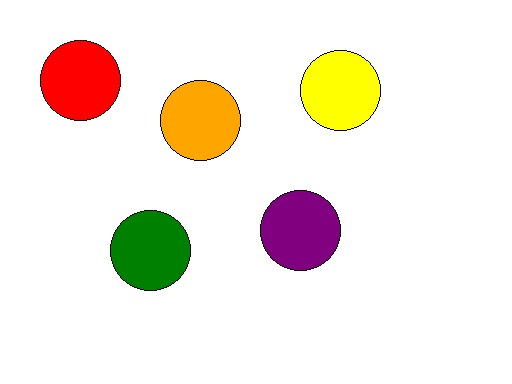
#> input picture dataset/fruits.jpg, 512 x 384 px, found by its file name
$ jupyter execute PRAK-4.ipynb
#> lines starting #> are read from the running program, lines starting #| are printed output that depends on the picture; after the words box and inside, x2 and y2 are one past the last pixel; in counts of white or black regions, pixels touching at a corner belong together
[cell 1]
import cv2, numpy as np
import matplotlib.pyplot as plt
from google.colab import drive
drive.mount('/content/drive')

[cell 2]
img = cv2.imread("/content/drive/MyDrive/Computer Vision/dataset/fruits.jpg")
#> img is the input picture: shape (384, 512, 3); mean B, G, R 225, 235.4, 243.9
assert img is not None, "fruits.jpg tidak ditemukan."
gray = cv2.cvtColor(img, cv2.COLOR_BGR2GRAY)
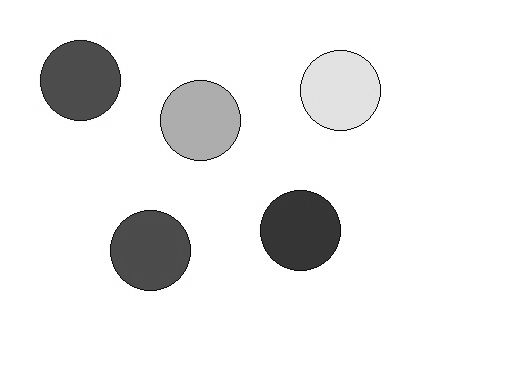
#> gray: shape (384, 512); min 4, max 255, mean 236.7
# Threshold Otsu
otsu,th = cv2.threshold(gray, 0, 255, cv2.THRESH_BINARY+cv2.THRESH_OTSU)
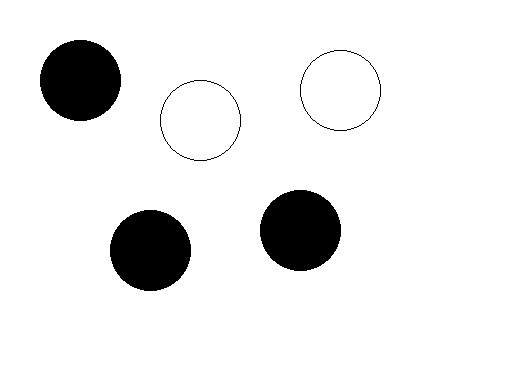
#> th: shape (384, 512); 91.9% white; 5 black regions, box (x1, y1, x2, y2) and area: (40, 40, 121, 121) 5145, (260, 190, 341, 271) 5145, (110, 210, 191, 291) 5145, (300, 50, 381, 131) 228, (160, 80, 241, 161) 228
#> otsu = 82
# K-Means clustering (BGR)
Z = img.reshape((-1,3)).astype(np.float32)
criteria = (cv2.TERM_CRITERIA_EPS + cv2.TERM_CRITERIA_MAX_ITER, 10, 1.0)
K = 3
compactness, labels, centers = cv2.kmeans(Z, K, None, criteria, 10, cv2.KMEANS_RANDOM_CENTERS)
#> compactness = 290423006; centers = [[3.31, 141, 252.6], [57.81, 57.85, 61.18], [255.4, 255.5, 255.5]]
seg = centers[labels.flatten()].reshape(img.shape).astype(np.uint8)
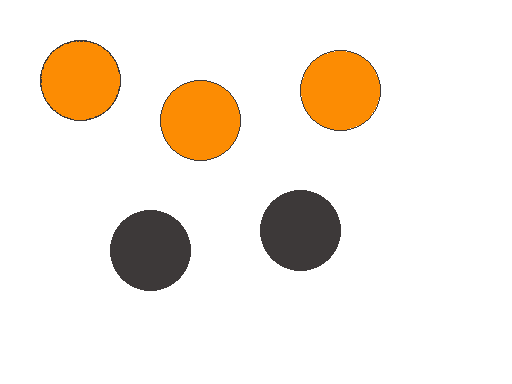
#> seg: shape (384, 512, 3); mean B, G, R 225.1, 235.3, 243.9
plt.figure(figsize=(12,4))
plt.subplot(1,3,1); plt.imshow(cv2.cvtColor(img, cv2.COLOR_BGR2RGB)); plt.title("Original"); plt.axis("off")
plt.subplot(1,3,2); plt.imshow(th, cmap='gray'); plt.title("Otsu Threshold"); plt.axis("off")
plt.subplot(1,3,3); plt.imshow(cv2.cvtColor(seg, cv2.COLOR_BGR2RGB)); plt.title("KMeans (K=3)"); plt.axis("off")
plt.tight_layout(); plt.show()
#> after `plt.tight_layout()`:
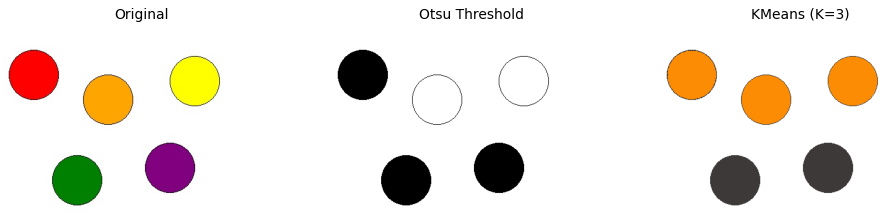
#> figure drawn by matplotlib, 3 panels

[cell 3]
 # 1. Preprocessing: (Load image and Convert to grayscale)
image = cv2.imread(" /fruits.jpg")
gray = cv2.cvtColor(image, cv2.COLOR_BGR2GRAY)
plt.imshow(gray, cmap='gray');
# 2. Smoothing: Apply Gaussian smoothing to the grayscale image to reduce noise ( Use the cv2.GaussianBlur() function for smoothin
blur = cv2.GaussianBlur(gray, (5,5), 0)
plt.imshow(blur, cmap='gray')
plt.title('1. Smoothed Grayscale Image')
plt.axis('off')
plt.show()
# 3. Thresholding: Apply binary thresholding to the smoothed image to create a binary image (Use the cv2.threshold() function for
# 4. Edge Detection: Apply Canny edge detection to the thresholded image (Use the cv2.Canny() function for edge detection.)
canny = cv2.Canny(blur, 30, 150)
#> canny: shape (384, 512); 0.97% white in thin lines or dots, all inside (x1, y1, x2, y2) = (39, 39, 382, 292)
plt.imshow(canny, cmap='gray')
plt.title('2. Edge-Detected Image')
plt.axis('off')
plt.show()
dilated = cv2.dilate(canny, (1,1), iterations = 2)
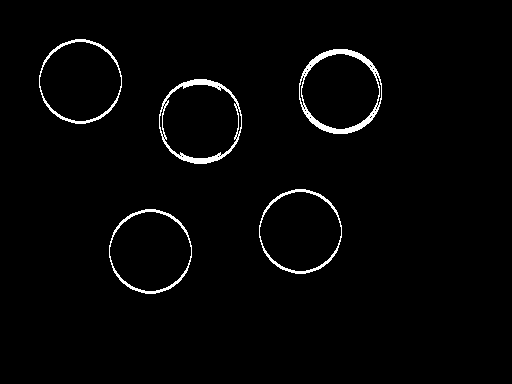
#> dilated: shape (384, 512); 2% white; 5 white regions
plt.imshow(dilated, cmap='gray')
# 5. Contour Detection: Find contours in the edge-detected image (using cv2.findContours() function)
contours, _ = cv2.findContours(canny.copy(), cv2.RETR_EXTERNAL, cv2.CHAIN_APPROX_SIMPLE)
#> contours = 5 contours; box (x1, y1, x2, y2) and area: (299, 49, 382, 132) 5356, (159, 79, 242, 162) 5330, (109, 209, 192, 292) 5228, (259, 189, 342, 272) 5228, (39, 39, 122, 122) 5228
# Create a copy of the original image to draw contours on
contour_image = image.copy()
plt.imshow(cv2.cvtColor(contour_image, cv2.COLOR_BGR2RGB))
plt.title('3. Image with Contours')
plt.axis('off')
plt.show()
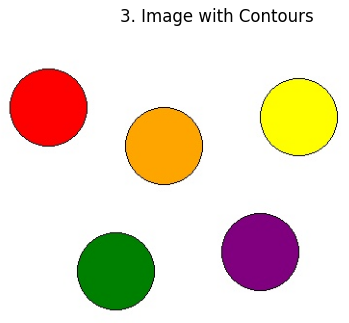
#> figure drawn by matplotlib, 1 panel
# 6. Coin Counting:
(cnt, heirarchy) = cv2.findContours(dilated.copy(), cv2.RETR_EXTERNAL, cv2.CHAIN_APPROX_NONE)
#> cnt = 5 contours; box (x1, y1, x2, y2) and area: (299, 49, 382, 134) 5520, (159, 79, 242, 164) 5494, (109, 209, 192, 294) 5392, (259, 189, 342, 274) 5392, (39, 39, 122, 124) 5392
rgb = cv2.cvtColor(image, cv2.COLOR_BGR2RGB)
cv2.drawContours(rgb, cnt, -1, (0,255,0), 2)
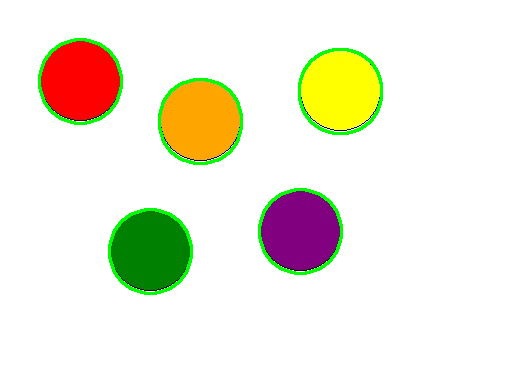
#> rgb: shape (384, 512, 3); mean R, G, B 239.1, 236.5, 220.4
plt.imshow(rgb)
print('Coins in the image: ', len(cnt))
#| Coins in the image:  5
plt.show()

[cell 4]
import cv2
import numpy as np
import matplotlib.pyplot as plt
image = cv2.imread("/content/drive/MyDrive/Computer Vision/dataset/fruits.jpg")
gray = cv2.cvtColor(image, cv2.COLOR_BGR2GRAY)
plt.imshow(gray, cmap='gray');
blur = cv2.GaussianBlur(gray, (15,15), 0)
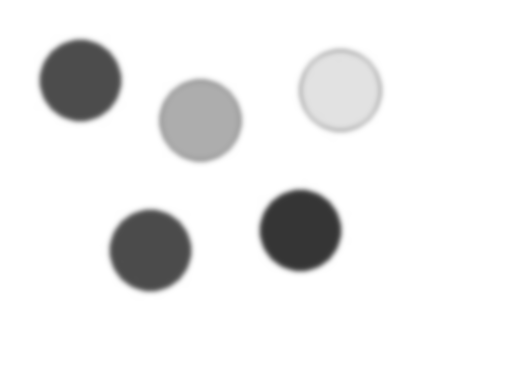
#> blur: shape (384, 512); min 53, max 255, mean 236.7
plt.imshow(blur, cmap='gray')
canny = cv2.Canny(blur, 30, 150)
#> canny: shape (384, 512); 0.6% white in thin lines or dots, all inside (x1, y1, x2, y2) = (39, 39, 342, 292)
plt.imshow(canny, cmap='gray')
dilated = cv2.dilate(canny, (1,1), iterations = 2)
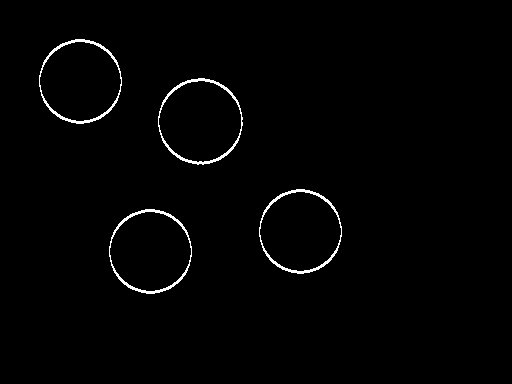
#> dilated: shape (384, 512); 1.3% white in thin lines or dots, all inside (x1, y1, x2, y2) = (39, 39, 342, 294)
plt.imshow(dilated, cmap='gray')
# Find contours in the edge-detected image
contours, _ = cv2.findContours(canny.copy(), cv2.RETR_EXTERNAL, cv2.CHAIN_APPROX_SIMPLE)
#> contours = 4 contours; box (x1, y1, x2, y2) and area: (158, 78, 243, 163) 5444, (109, 209, 192, 292) 5233, (39, 39, 122, 122) 5222, (259, 189, 342, 272) 5211
# Create a copy of the original image to draw contours on
contour_image = image.copy()
(cnt, heirarchy) = cv2.findContours(dilated.copy(), cv2.RETR_EXTERNAL, cv2.CHAIN_APPROX_NONE)
#> cnt = 4 contours; box (x1, y1, x2, y2) and area: (158, 78, 243, 165) 5614, (109, 209, 192, 294) 5397, (39, 39, 122, 124) 5386, (259, 189, 342, 274) 5375
rgb = cv2.cvtColor(image, cv2.COLOR_BGR2RGB)
cv2.drawContours(rgb, cnt, -1, (0,255,0), 2)
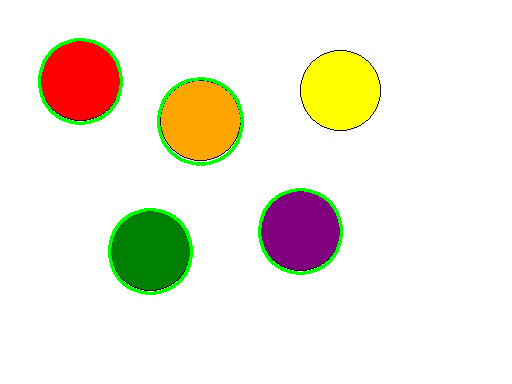
#> rgb: shape (384, 512, 3); mean R, G, B 240, 236.3, 221.2
plt.imshow(rgb)
print('Coins in the image: ', len(cnt))
#| Coins in the image:  4
plt.show()
